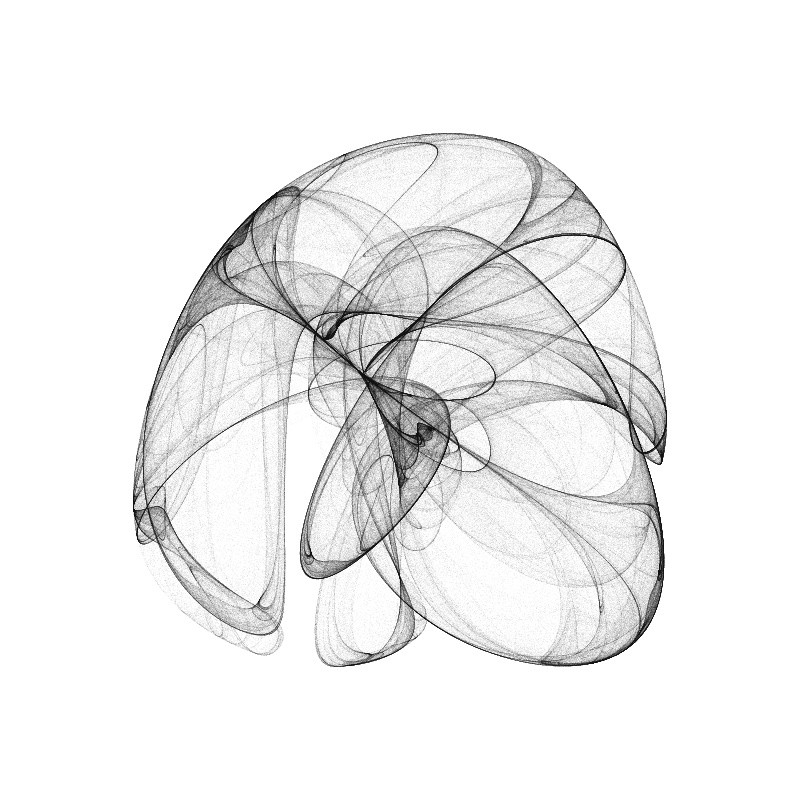
Frame 1 (no input)
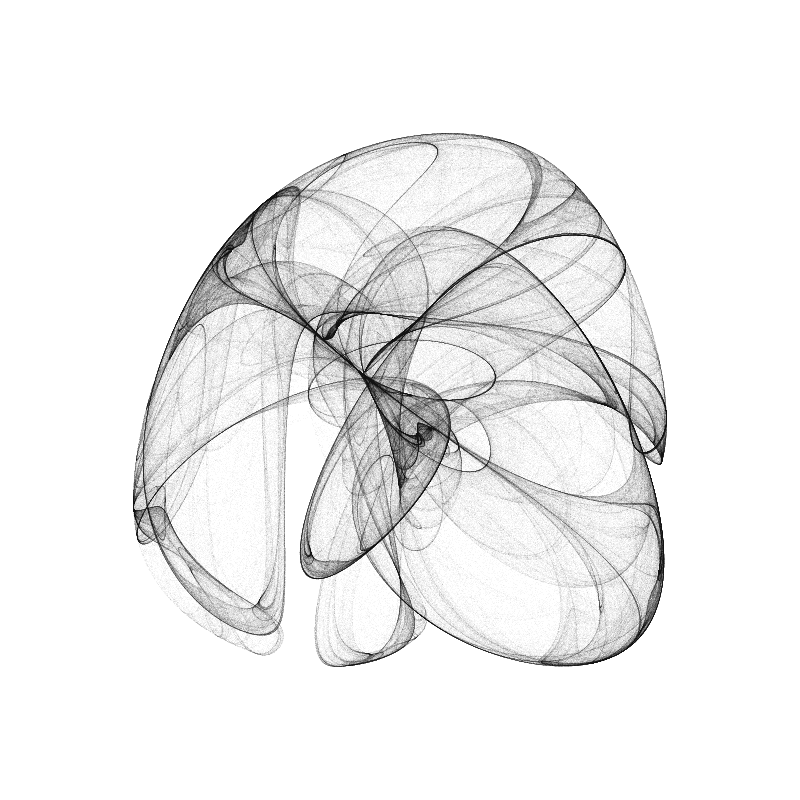
Frame 2 (the mouse pressed at the canvas centre, redrawn once)

The Processing sketch that drew these frames (run headless with seeded random() and noise(); the mouse was pressed at the canvas centre and the sketch redrawn once):

// Processing sketch: sketch_210708a
// ── sketch_210708a.pde
int pointCount = 2000000;
float x, y = 1;
float xn, yn;

float a=-1.24458046630025;
float b=-2.25191834103316;
float c=-1.81590817030519;
float d=-1.90866735205054;
//float a=-1.4;
//float b=1.6;
//float c=1.0;
//float d=0.7;
float [][]pointAry = new float[2][10000000];


void setup(){
  size(800,800);
  smooth();
}

void draw(){
  background(255);
  for (int i = 0; i <= pointCount; i++){
    xn = sin(a*y)-cos(b*x);
    yn = sin(c*x)-cos(d*y);
    x=xn;
    y=yn;
    pointAry[0][i]=x*width/6;
    pointAry[1][i]=y*height/6;
  }

  translate(width/2,height/2);
  for(int i=0;i<pointCount;i++){
    stroke(0,10);
    point(pointAry[0][i],pointAry[1][i]);
  }
  
  noLoop();

}
